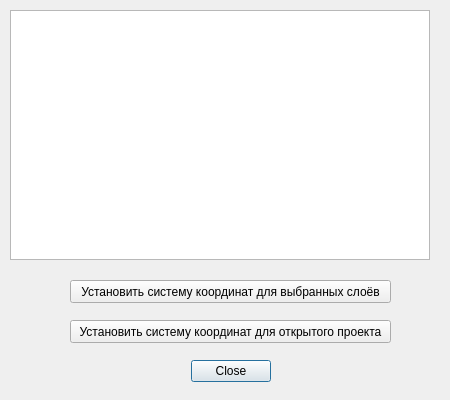
<?xml version="1.0" encoding="UTF-8"?>
<ui version="4.0">
 <class>SystemSelectCoordinateDialogBase</class>
 <widget class="QDialog" name="SystemSelectCoordinateDialogBase">
  <property name="geometry">
   <rect>
    <x>0</x>
    <y>0</y>
    <width>450</width>
    <height>400</height>
   </rect>
  </property>
  <property name="minimumSize">
   <size>
    <width>450</width>
    <height>400</height>
   </size>
  </property>
  <property name="maximumSize">
   <size>
    <width>450</width>
    <height>400</height>
   </size>
  </property>
  <property name="windowTitle">
   <string>SystemSelectCoordinate</string>
  </property>
  <widget class="QDialogButtonBox" name="button_box">
   <property name="geometry">
    <rect>
     <x>190</x>
     <y>360</y>
     <width>81</width>
     <height>23</height>
    </rect>
   </property>
   <property name="orientation">
    <enum>Qt::Horizontal</enum>
   </property>
   <property name="standardButtons">
    <set>QDialogButtonBox::Close</set>
   </property>
  </widget>
  <widget class="QPushButton" name="setCrsForProjectButton">
   <property name="geometry">
    <rect>
     <x>70</x>
     <y>320</y>
     <width>321</width>
     <height>23</height>
    </rect>
   </property>
   <property name="text">
    <string>Установить систему координат для открытого проекта</string>
   </property>
  </widget>
  <widget class="QPushButton" name="setCrsForLayersButton">
   <property name="geometry">
    <rect>
     <x>70</x>
     <y>280</y>
     <width>321</width>
     <height>23</height>
    </rect>
   </property>
   <property name="text">
    <string>Установить систему координат для выбранных слоёв</string>
   </property>
  </widget>
  <widget class="QListWidget" name="listWidget">
   <property name="geometry">
    <rect>
     <x>10</x>
     <y>10</y>
     <width>420</width>
     <height>250</height>
    </rect>
   </property>
  </widget>
 </widget>
 <resources/>
 <connections>
  <connection>
   <sender>button_box</sender>
   <signal>accepted()</signal>
   <receiver>SystemSelectCoordinateDialogBase</receiver>
   <slot>accept()</slot>
   <hints>
    <hint type="sourcelabel">
     <x>20</x>
     <y>20</y>
    </hint>
    <hint type="destinationlabel">
     <x>20</x>
     <y>20</y>
    </hint>
   </hints>
  </connection>
  <connection>
   <sender>button_box</sender>
   <signal>rejected()</signal>
   <receiver>SystemSelectCoordinateDialogBase</receiver>
   <slot>reject()</slot>
   <hints>
    <hint type="sourcelabel">
     <x>20</x>
     <y>20</y>
    </hint>
    <hint type="destinationlabel">
     <x>20</x>
     <y>20</y>
    </hint>
   </hints>
  </connection>
 </connections>
</ui>
